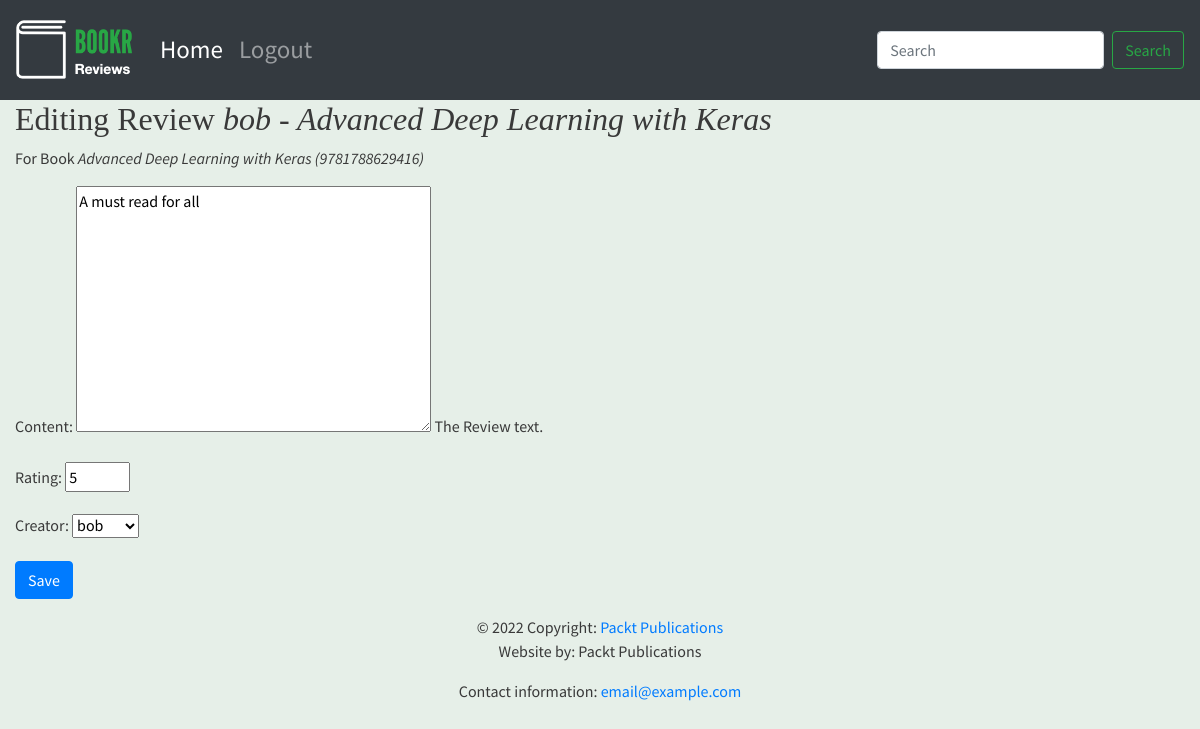
Screenshot of /books/1/reviews/1/ with the database file from the repository.
### reviews/models.py (models this page shows)
class Review(models.Model):
    content = models.TextField(help_text="The Review text.")
    rating = models.IntegerField(help_text="The rating the reviewer has given.")
    date_created = models.DateTimeField(
        auto_now_add=True, help_text="The date and time the review was created."
    )
    date_edited = models.DateTimeField(
        null=True, help_text="The date and time the review was last edited."
    )
    creator = models.ForeignKey(auth.get_user_model(), on_delete=models.CASCADE)
    book = models.ForeignKey(
        Book, on_delete=models.CASCADE, help_text="The Book that this review is for."
    )
    def __str__(self):
        return "{} - {}".format(self.creator.username, self.book.title)

class Book(models.Model):
    title = models.CharField(max_length=70, help_text="The title of the book.")
    publication_date = models.DateField(verbose_name="Date the book was published.")
    isbn = models.CharField(max_length=20, verbose_name="ISBN number of the book.")
    publisher = models.ForeignKey(Publisher, on_delete=models.CASCADE)
    contributors = models.ManyToManyField("Contributor", through="BookContributor")
    def __str__(self):
        return f"{self.title} ({self.isbn})"

### reviews/views.py (the view)
def review_edit(request, book_pk, review_pk=None):
    book = get_object_or_404(Book, pk=book_pk)
    if review_pk is not None:
        review = get_object_or_404(Review, book_id=book_pk, pk=review_pk)
    else:
        review = None
    if request.method == "POST":
        form = ReviewForm(request.POST, instance=review)
        if form.is_valid():
            updated_review = form.save(False)
            updated_review.book = book
            if review is None:
                messages.success(request, 'Review for "{}" created.'.format(book))
            else:
                updated_review.date_edited = timezone.now()
                messages.success(request, 'Review for "{}" updated.'.format(book))
            updated_review.save()
            return redirect("book_detail", book.pk)
    else:
        form = ReviewForm(instance=review)
    return render(
        request,
        "reviews/instance-form.html",
        {
            "form": form,
            "instance": review,
            "model_type": "Review",
            "related_instance": book,
            "related_model_type": "Book",
        },
    )

### reviews/forms.py
class ReviewForm(forms.ModelForm):
    class Meta:
        model = Review
        exclude = ["date_edited", "book"]
    rating = forms.IntegerField(min_value=0, max_value=5)

### reviews/templates/reviews/instance-form.html (shortened to what this page needs)
{% extends 'reviews/base.html' %}
{% block content %}
<h2>
    {% if instance %}
    Editing {{ model_type }} <em>{{ instance }}</em>
    {% else %}
    New {{ model_type }}
    {% endif %}
</h2>
{% if related_instance and related_model_type %}
<p>For {{ related_model_type }} <em>{{ related_instance }}</em></p>
{% endif %}
<form method="post">
    {{ form.as_p }}
    <button type="submit" class="btn btn-primary">
        {% if instance %}Save{% else %}Create{% endif %}
    </button>
</form>
{% endblock %}

### static/main.css (style rules this page uses)
body { font-family: 'Source Sans Pro', sans-serif; background-color: #e6efe8; color: #393939; }
h1, h2, h3, h4, h5, h6 { font-family: 'Libre Baskerville', serif; }

### rows the page displays
Review: creator+book "bob - Advanced Deep Learning with Keras", content "A must read for all", rating "5", creator "bob"
Book: title+isbn "Advanced Deep Learning with Keras (9781788629416)"

### other values shown
{{ model_type }} "Review"
{{ related_model_type }} "Book"
